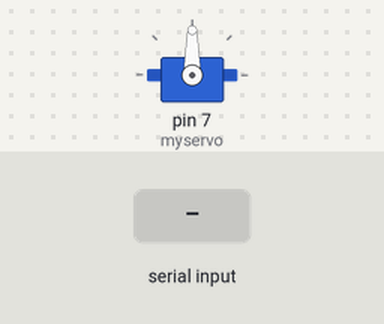
The sketch below on a simulated Arduino Uno, built with avr-gcc and run on an emulated ATmega328P. Shown: servo. The inputs (shaded band) are chosen by the test bench. What the sketch prints to the serial monitor is not drawn.

Above: at 1.2 s.
1.3 s: "90,45\n" received over Serial
At 1.6 s:
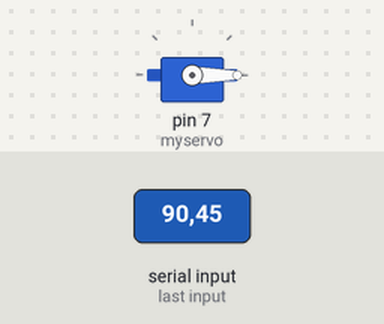
Timing chart, 0 to 4.3 s (numbered marks = the images above; inputs shaded):
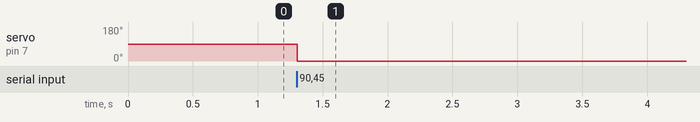

The sketch:

task4_lab04.ino
```cpp
#include <Servo.h>

Servo myservo;

int pos = 0;

void setup() {
  myservo.attach(7);
  Serial.begin(9600);
  Serial.println("Enter between 1300 and  1700 ");
}

void loop() {
  if (Serial.available()) {
    int incomingByte = Serial.parseInt();

    myservo.writeMicroseconds(incomingByte);

  }
}
```

Measured:
- after the input at 1.3 s, servo on pin 7 (myservo): 90° → 0° at once
